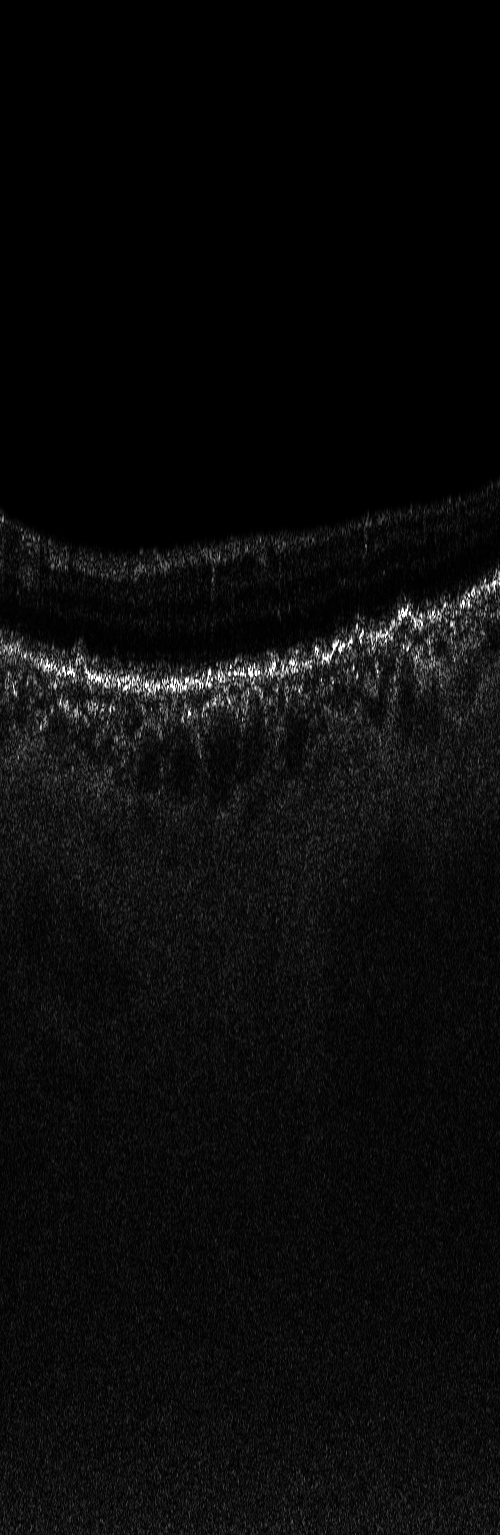
#> input picture Reference.png, 500 x 1535 px
$ python -i hessian.py   (imports and definitions only)
#> lines starting #> are read from the running program, lines starting #| are printed output that depends on the picture
#> further down, picture is the input picture: shape (1535, 500); min 0, max 255, mean 10.9
#!/usr/bin/env python
import numpy as np
from scipy.ndimage.filters import convolve


def Hessian2D(I, Sigma=1):
    """
    This function Hessian2 filters the image with 2nd derivatives of a
    Gaussian with parameter Sigma.
    :param I: image, in flotaing point precision (float64)
    :param Sigma: sigma of the gaussian kernel used
    :return: the 2nd derivatives
    """
#> called with Sigma = 1
    # Make kernel coordinates
    X, Y = np.meshgrid(np.arange(-np.round(3*Sigma), np.round(3*Sigma) +1),
                       np.arange(-np.round(3*Sigma), np.round(3*Sigma) +1), indexing='ij')

    # Build the gaussian 2nd derivatives filters
    DGaussxx = 1/(2*np.pi*Sigma**4)*(X**2/Sigma**2 - 1)*np.exp(-(X**2 + Y**2)/(2*Sigma**2))
    DGaussxy = (1/(2*np.pi*Sigma**6))*(X*Y)*np.exp(-(X**2 + Y**2)/(2*Sigma**2))
    DGaussyy = DGaussxx.conj().T

    Dxx = convolve(I, DGaussxx, mode='constant', cval=0.0)
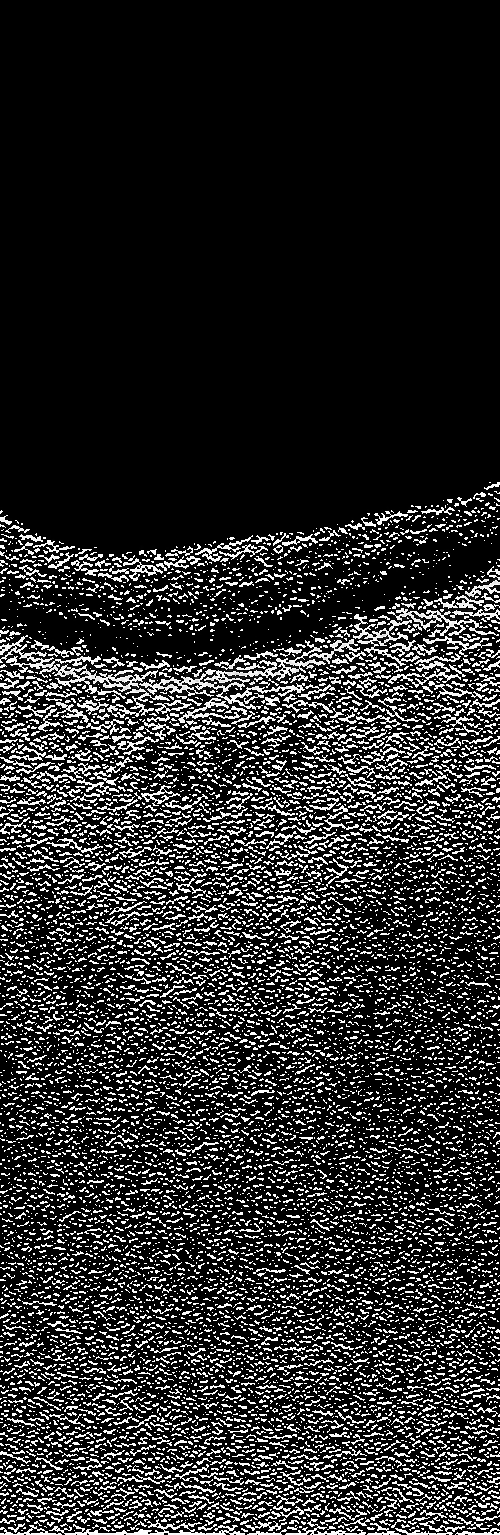
#> Dxx: shape (1535, 500); min 0, max 255, mean 42.5
    Dxy = convolve(I, DGaussxy, mode='constant', cval=0.0)
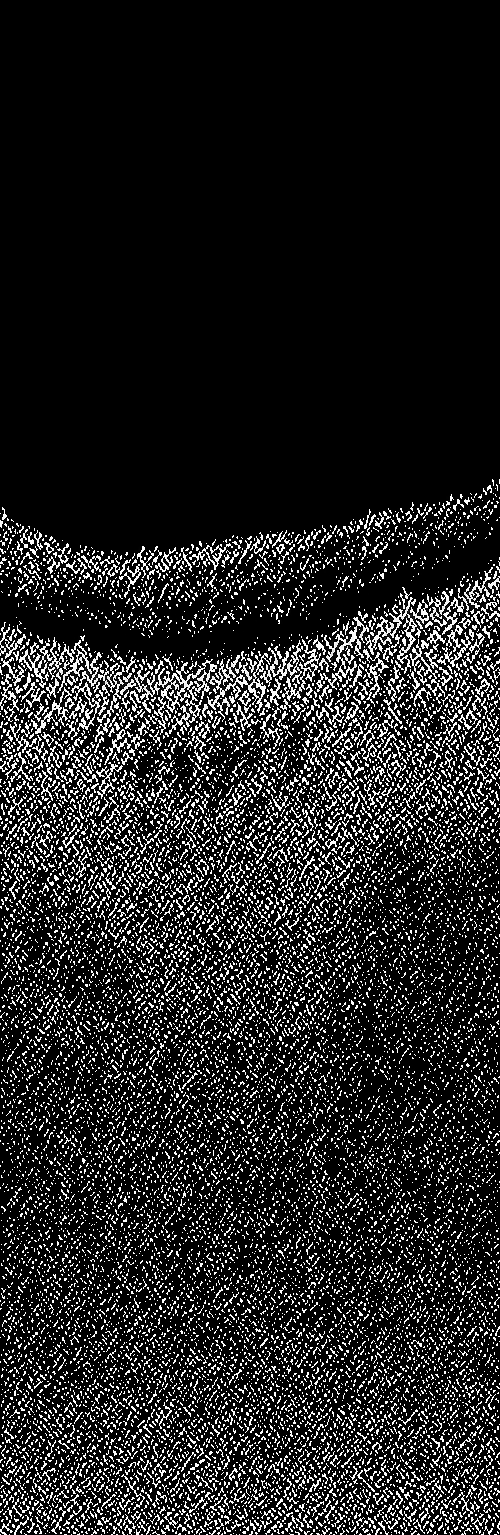
#> Dxy: shape (1535, 500); min 0, max 255, mean 34.8
    Dyy = convolve(I, DGaussyy, mode='constant', cval=0.0)
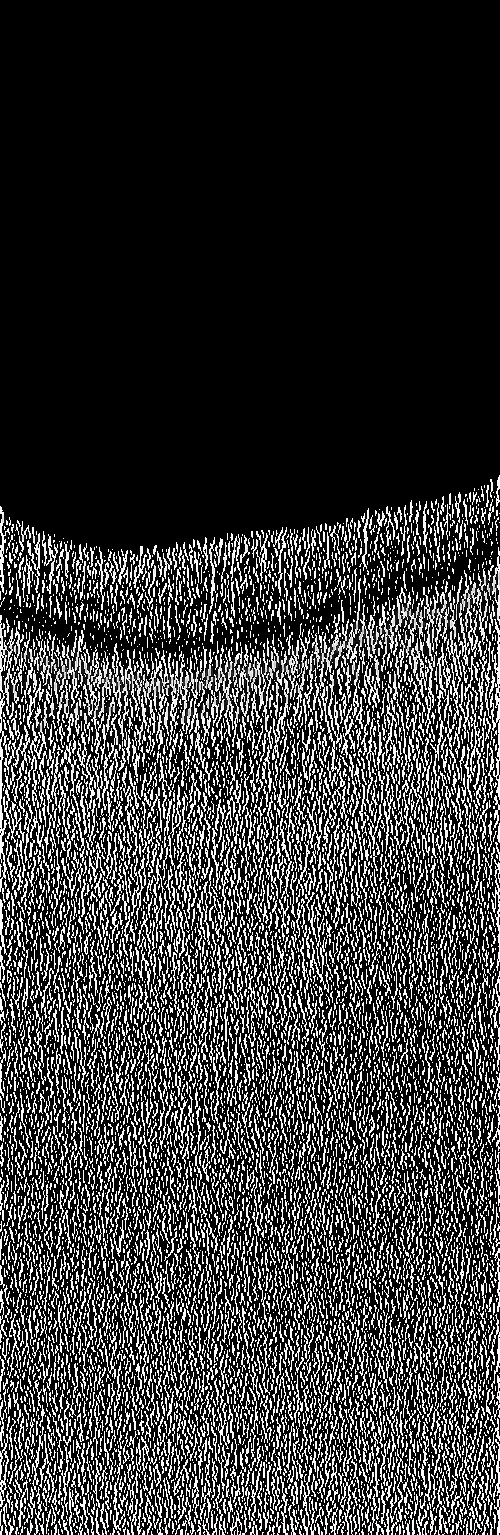
#> Dyy: shape (1535, 500); min 0, max 255, mean 56.7

    return Dxx, Dxy, Dyy

>>> import cv2
>>> picture = cv2.imread('../../Reference.png', cv2.IMREAD_GRAYSCALE)
>>> result = Hessian2D(picture)
